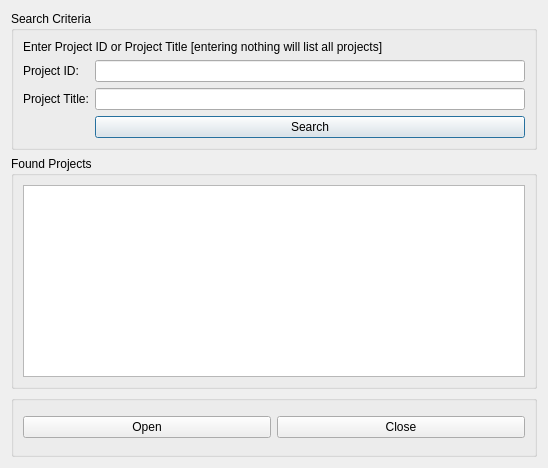
<?xml version="1.0" encoding="UTF-8"?>
<ui version="4.0">
 <class>FindProjectResults</class>
 <widget class="QDialog" name="FindProjectResults">
  <property name="geometry">
   <rect>
    <x>0</x>
    <y>0</y>
    <width>548</width>
    <height>468</height>
   </rect>
  </property>
  <property name="minimumSize">
   <size>
    <width>548</width>
    <height>424</height>
   </size>
  </property>
  <property name="windowTitle">
   <string>Project Search Results</string>
  </property>
  <layout class="QVBoxLayout" name="verticalLayout_2">
   <item>
    <widget class="QGroupBox" name="groupBox">
     <property name="sizePolicy">
      <sizepolicy hsizetype="Preferred" vsizetype="MinimumExpanding">
       <horstretch>0</horstretch>
       <verstretch>0</verstretch>
      </sizepolicy>
     </property>
     <property name="title">
      <string>Search Criteria</string>
     </property>
     <layout class="QFormLayout" name="formLayout">
      <property name="fieldGrowthPolicy">
       <enum>QFormLayout::AllNonFixedFieldsGrow</enum>
      </property>
      <item row="0" column="0" colspan="2">
       <widget class="QLabel" name="label_4">
        <property name="text">
         <string>Enter Project ID or Project Title [entering nothing will list all projects]</string>
        </property>
        <property name="wordWrap">
         <bool>true</bool>
        </property>
       </widget>
      </item>
      <item row="1" column="0">
       <widget class="QLabel" name="label">
        <property name="text">
         <string>Project ID:</string>
        </property>
       </widget>
      </item>
      <item row="1" column="1">
       <widget class="QLineEdit" name="txtProjectID"/>
      </item>
      <item row="2" column="0">
       <widget class="QLabel" name="label_2">
        <property name="text">
         <string>Project Title:</string>
        </property>
       </widget>
      </item>
      <item row="2" column="1">
       <widget class="QLineEdit" name="txtProjectTitle"/>
      </item>
      <item row="3" column="1">
       <widget class="QPushButton" name="cmdSearch">
        <property name="text">
         <string>Search</string>
        </property>
       </widget>
      </item>
     </layout>
    </widget>
   </item>
   <item>
    <widget class="QGroupBox" name="groupBox_3">
     <property name="sizePolicy">
      <sizepolicy hsizetype="Preferred" vsizetype="MinimumExpanding">
       <horstretch>0</horstretch>
       <verstretch>0</verstretch>
      </sizepolicy>
     </property>
     <property name="title">
      <string>Found Projects</string>
     </property>
     <layout class="QVBoxLayout" name="verticalLayout">
      <item>
       <widget class="QTableView" name="tblResults">
        <property name="alternatingRowColors">
         <bool>true</bool>
        </property>
        <property name="sortingEnabled">
         <bool>true</bool>
        </property>
       </widget>
      </item>
     </layout>
    </widget>
   </item>
   <item>
    <widget class="QGroupBox" name="groupBox_2">
     <property name="sizePolicy">
      <sizepolicy hsizetype="Preferred" vsizetype="MinimumExpanding">
       <horstretch>0</horstretch>
       <verstretch>0</verstretch>
      </sizepolicy>
     </property>
     <property name="title">
      <string/>
     </property>
     <layout class="QHBoxLayout" name="horizontalLayout">
      <item>
       <widget class="QPushButton" name="cmdOpen">
        <property name="text">
         <string>Open</string>
        </property>
       </widget>
      </item>
      <item>
       <widget class="QPushButton" name="cmdClose">
        <property name="text">
         <string>Close</string>
        </property>
       </widget>
      </item>
     </layout>
    </widget>
   </item>
  </layout>
 </widget>
 <tabstops>
  <tabstop>txtProjectID</tabstop>
  <tabstop>txtProjectTitle</tabstop>
  <tabstop>cmdSearch</tabstop>
 </tabstops>
 <resources/>
 <connections>
  <connection>
   <sender>cmdSearch</sender>
   <signal>clicked()</signal>
   <receiver>FindProjectResults</receiver>
   <slot>showResults()</slot>
   <hints>
    <hint type="sourcelabel">
     <x>529</x>
     <y>170</y>
    </hint>
    <hint type="destinationlabel">
     <x>419</x>
     <y>143</y>
    </hint>
   </hints>
  </connection>
  <connection>
   <sender>cmdOpen</sender>
   <signal>clicked()</signal>
   <receiver>FindProjectResults</receiver>
   <slot>openProject()</slot>
   <hints>
    <hint type="sourcelabel">
     <x>47</x>
     <y>427</y>
    </hint>
    <hint type="destinationlabel">
     <x>4</x>
     <y>445</y>
    </hint>
   </hints>
  </connection>
  <connection>
   <sender>cmdClose</sender>
   <signal>clicked()</signal>
   <receiver>FindProjectResults</receiver>
   <slot>mdiClose()</slot>
   <hints>
    <hint type="sourcelabel">
     <x>489</x>
     <y>428</y>
    </hint>
    <hint type="destinationlabel">
     <x>539</x>
     <y>380</y>
    </hint>
   </hints>
  </connection>
 </connections>
 <slots>
  <slot>showResults()</slot>
  <slot>openProject()</slot>
  <slot>mdiClose()</slot>
 </slots>
</ui>
